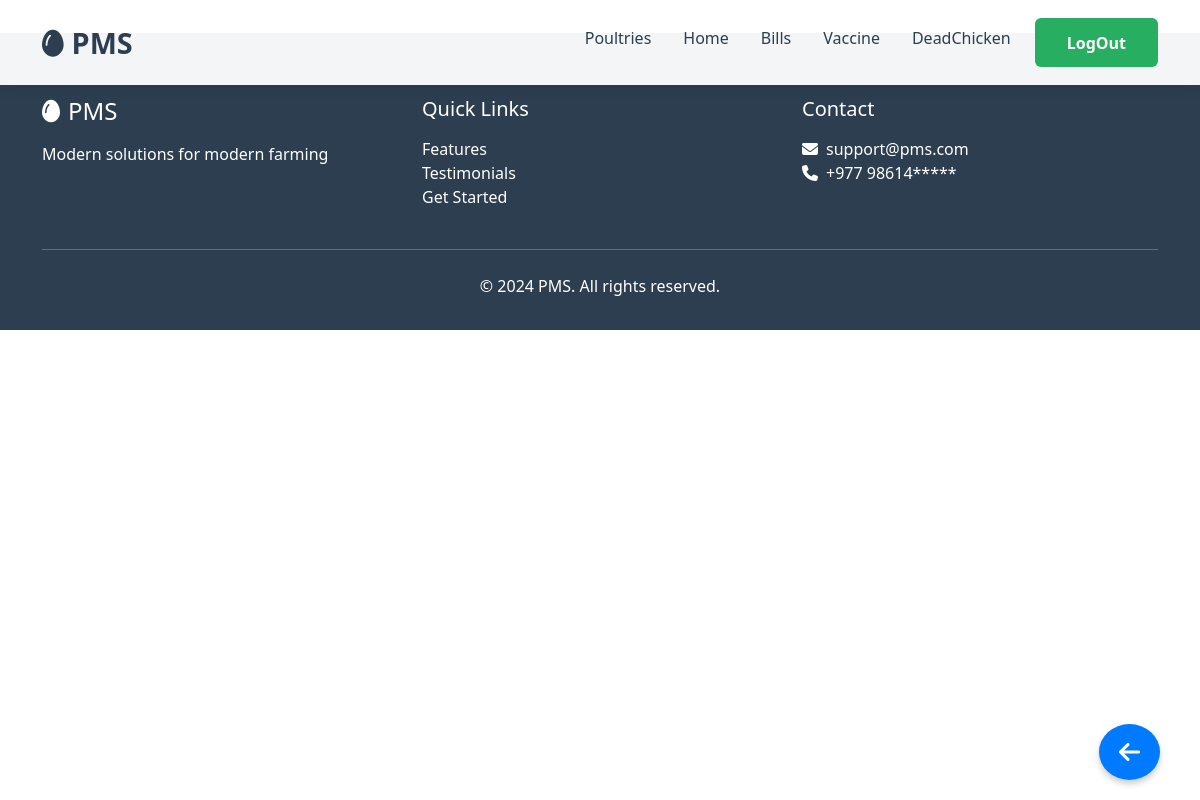
/userhome/mainpage/21/profile/vaccine/dd (signed in), run on an earlier commit of the app's database.
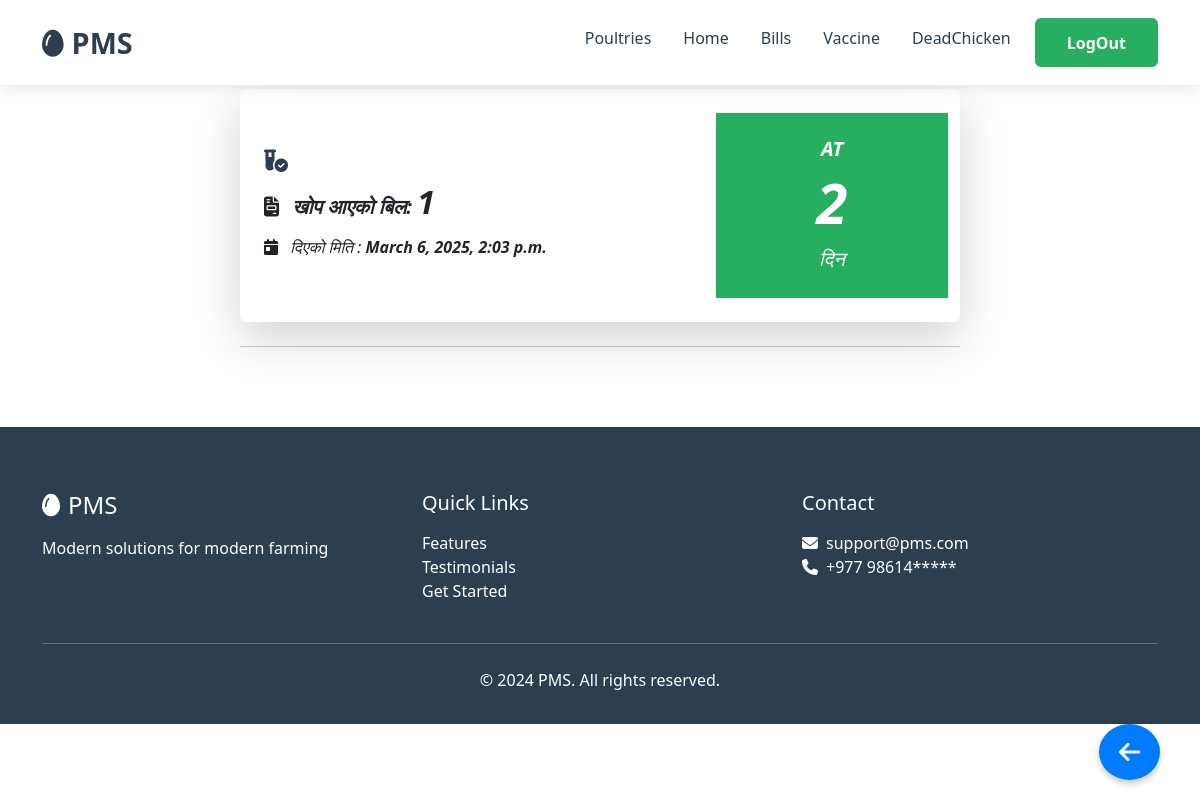
And on a later commit of the database.
### userhome/models.py (models this page shows, shortened)
class BillPost(models.Model):
    poultryName = models.ForeignKey(Poultry, on_delete=models.CASCADE)  # Foreign key to Poultry
    imgfile = models.ImageField(upload_to='images/')
    posted_date = models.DateTimeField(auto_now_add=True)
    totalChickenFeed = models.IntegerField()
    totalMedicine = models.IntegerField()
    totalBhus = models.IntegerField()
    totalAmount = models.IntegerField()
    totalVaccine = models.IntegerField()
    description = models.TextField(blank=True, null=True)
    @property
    def totalDays(self):
        return (self.posted_date.date() - self.poultryName.startDate).days+1

class Poultry(models.Model):
    user = models.ForeignKey(User, on_delete=models.CASCADE)
    poultryName = models.CharField(max_length=20, primary_key=True)
    totalChicken = models.IntegerField()
    totalDead = models.IntegerField(default=0)
    startDate = models.DateField(auto_now_add=True)

### userhome/views.py (the view)
# urls.py: path('mainpage/<int:user_id>/profile/vaccine/<str:poultryName>',views.showVaccine, name='showVaccine'),
@login_required
def showVaccine(request, user_id, poultryName):
    if not CheckUser(request, user_id):
        return redirect('/')
    poultry = get_object_or_404(Poultry, user_id=user_id, poultryName=poultryName)
    bills = BillPost.objects.filter(poultryName=poultry).order_by('posted_date')
    return render(request, 'showVaccine.html', {'bills': bills,
                                                'poultryName': poultryName,
                                              'user_id': user_id})

### userhome/service.py (called while the page is built)
def CheckUser(request, user_id):
    if request.user.id != user_id:
        messages.error(request, "You are not authorized to view this page.")
        return False
    return True

### userhome/templates/showVaccine.html (shortened to what this page needs)
{% extends 'Base.html' %}
{% block homelink %}/userhome/mainpage/{{user_id}}/profile/{{poultryName}}{% endblock %}
{% block ShowPoultrieslink %}/userhome/mainpage/{{user_id}}/{% endblock %}
{% block Showbillslink %}/userhome/mainpage/{{user_id}}/profile/bills/{{poultryName}}{% endblock %}
{% block Showvaccineslink %}#{% endblock %}
{% block Showdeadlink %}/userhome/mainpage/{{user_id}}/profile/deads/{{poultryName}}{% endblock %}
{% block mainContent%}
{%load static%}
{% for bill in bills %}
{% if bill.totalVaccine == 1 %}
<div class="container my-5">
    <section class="category section pt-4 pb-3">
        <div class="container">
            <div class="row justify-content-center">
                <div class="col-lg-8">
                    <div class="card  shadow-lg border-0 p-4">
                        <div class="row align-items-center">
                            <div class="col-md-8">
                                <h4 class="fw-bold baseColorText">
                                    <i class="fa-solid fa-vial-circle-check me-2"></i> {{ dead.poultryName }}
                                </h4>
                                <h5 class="text-dark fw-bold">
                                    <i class="fa-solid fa-file-invoice me-2"></i> खोप आएको बिल:
                                    <span class="fw-bolder fs-2">{{ forloop.counter }}</span>
                                </h5>
                                <h6 class="text-dark mt-3">
                                    <i class="fa-solid fa-calendar-day me-2"></i> दिएको मिति :
                                    <strong>{{ bill.posted_date }}</strong>
                                </h6>
                            </div>
                            <div class="col-md-4 text-center boxColor">
                                <div class=" text-white p-4 rounded-3">
                                    <h5 class="fw-bold">AT</h5>
                                    <h1 class="fw-bolder display-4">{{ bill.totalDays }}</h1>
                                    <span class="fs-5">दिन</span>
                                </div>
                            </div>
                        </div>
                    </div>
                    <hr class="text-dark mt-4">
                </div>
            </div>
        </div>
    </section>
</div>
{%endif%}
{% endfor%}
{% endblock%}

What changed in the data, as far as the page shows it:
added BillPost: posted_date "March 6, 2025, 2:03 p.m.", totalDays "2"
